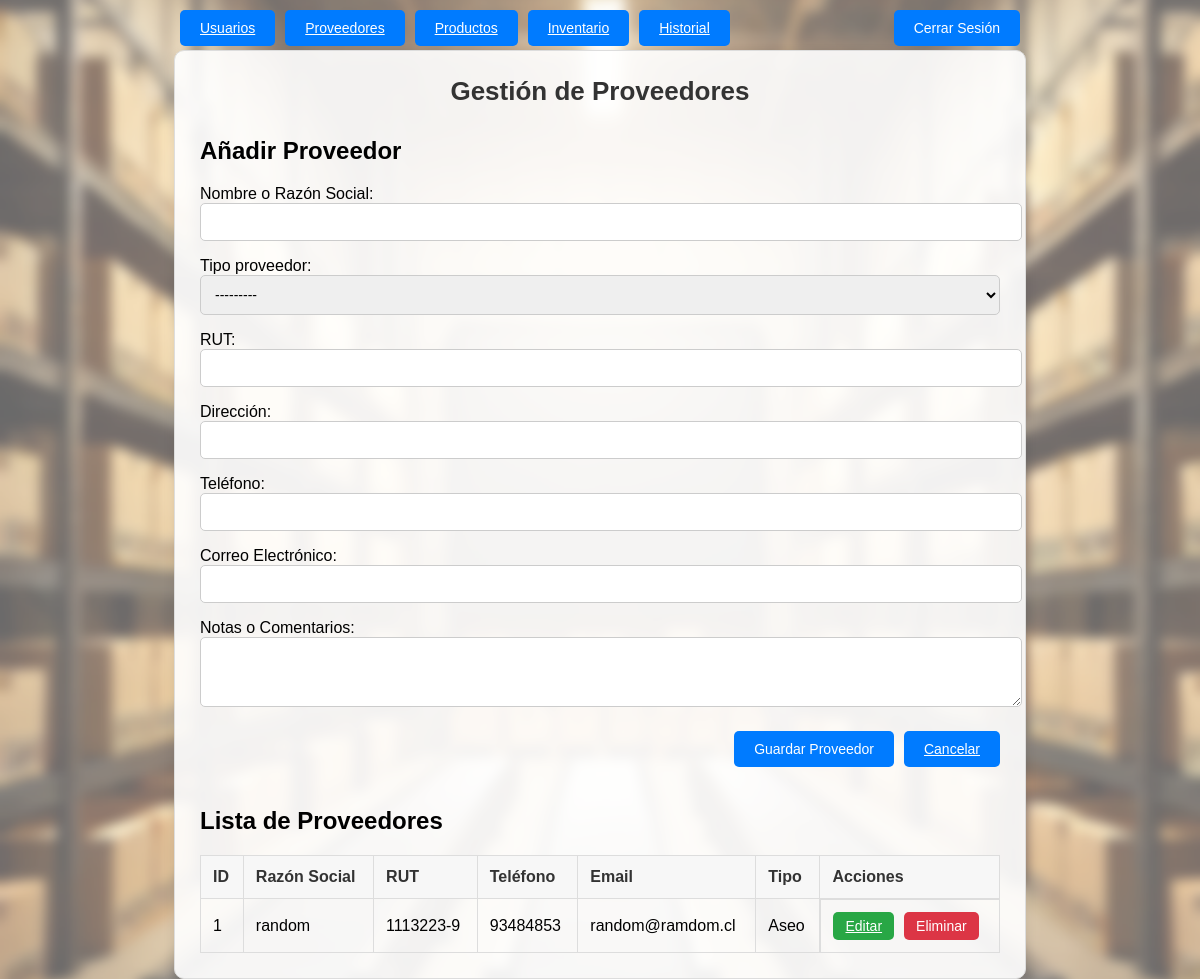
The app's page /proveedores/ (signed in) with its own data.
### proveedores/models.py (models this page shows, shortened)
class Proveedor(models.Model):
    nombre_razon_social = models.CharField(max_length=100, verbose_name="Nombre o Razón Social")
    class TipoProveedor(models.TextChoices):
        ASEO = 'Aseo', 'Aseo'
        DESPENSA = 'Despensa', 'Despensa'
        CONGELADOS = 'Congelados', 'Congelados'
        CUIDADO_PERSONAL = 'Cuidado Personal', 'Cuidado Personal'
    tipo_proveedor = models.CharField(
        max_length=16,
        choices=TipoProveedor.choices,
        blank=False,
    )
    rut = models.CharField(
        max_length=12,
        unique=True,
        verbose_name="RUT"
    )
    direccion = models.CharField(
        max_length=255,
        blank=True,
        null=True,
        verbose_name="Dirección"
    )
    telefono = models.CharField(
        max_length=15,
        blank=True,
        null=True,
        verbose_name="Teléfono"
    )
    email = models.EmailField(
        max_length=100,
        unique=True,
        blank=True,
        null=True,
        verbose_name="Correo Electrónico"
    )
    notas = models.TextField(
        blank=True,
        null=True,
        verbose_name="Notas o Comentarios"
    )
    creado_en = models.DateTimeField(
        auto_now_add=True,
        verbose_name="Fecha de Creación"
    )

### usuarios/decorators.py (the view)
    def _wrapped_view(request, *args, **kwargs):
        if not request.user.is_authenticated:
            return redirect('login')
        if request.user.rol == 'Administrador':
            return view_func(request, *args, **kwargs)
        else:
            raise PermissionDenied("No tienes permiso para acceder a esta página.")

### proveedores/forms.py
class ProveedorForm(forms.ModelForm):
    class Meta:
        model = Proveedor
        fields = ['nombre_razon_social', 'tipo_proveedor', 'rut', 'direccion', 'telefono', 'email', 'notas']
        widgets = {
            'nombre_razon_social': forms.TextInput(attrs={'class': 'form-control'}),
            'tipo_proveedor': forms.Select(attrs={'class': 'form-control'}),
            'rut': forms.TextInput(attrs={'class': 'form-control'}),
            'direccion': forms.TextInput(attrs={'class': 'form-control'}),
            'telefono': forms.TextInput(attrs={'class': 'form-control'}),
            'email': forms.EmailInput(attrs={'class': 'form-control'}),
            'notas': forms.Textarea(attrs={'class': 'form-control', 'rows': 3}),
        }

### proveedores/views.py (called while the page is built, shortened)
def gestionProveedores(request, proveedor_id=None):
    if proveedor_id:
        proveedor = get_object_or_404(Proveedor, id=proveedor_id)
        form = ProveedorForm(instance=proveedor)
    else:
        proveedor = None
        form = ProveedorForm()
    proveedores = Proveedor.objects.all()
    return render(request, 'proveedores/gestionProveedores.html', {
        'form': form,
        'proveedores': proveedores,
        'proveedor_id': proveedor_id,
    })

### proveedores/templates/proveedores/gestionProveedores.html (shortened to what this page needs)
<!DOCTYPE html>
<html lang="es">
<head>
    {% load static %}
    <link rel="stylesheet" href="{% static 'proveedores/styles.css' %}">
</head>
<body>
    <header style="display: flex; justify-content: space-between; align-items: center; padding: 10px; position: absolute;
        top: 0; width: 70%">
        <div style="display: flex; align-items: center;">
            <nav style="display: flex; gap: 10px;">
                {% if request.user.rol == "Administrador" %}
                  <a href="{% url 'gestionUsuarios' %}" class="button">Usuarios</a>
                  <a href="{% url 'gestionProveedores' %}" class="button">Proveedores</a>
                  <a href="{% url 'gestionProductos' %}" class="button">Productos</a>
                {% endif %}
                <a href="{% url 'gestionInventario' %}" class="button">Inventario</a>
                <a href="{% url 'historial' %}" class="button">Historial</a>
            </nav>
        </div>
        <form method="post" action="{% url 'logout' %}">
            <button type="submit" class="button delete">Cerrar Sesión</button>
        </form>
    </header>
    <div class="container">
        <h1>Gestión de Proveedores</h1>
        <div class="form-section">
            <h2>{% if proveedor_id %}Editar Proveedor{% else %}Añadir Proveedor{% endif %}</h2>
            <form method="post">
                {{ form.as_p }}
                <div class="button-container">
                    <button type="submit" class="button">
                        {% if proveedor_id %}Actualizar Proveedor{% else %}Guardar Proveedor{% endif %}
                    </button>
                    <a href="{% url 'gestionProveedores' %}" class="button delete">Cancelar</a>
                </div>
            </form>
        </div>
        <div class="table-container">
            <h2>Lista de Proveedores</h2>
            <table>
                <thead>
                    <tr>
                        <th>ID</th>
                        <th>Razón Social</th>
                        <th>RUT</th>
                        <th>Teléfono</th>
                        <th>Email</th>
                        <th>Tipo</th>
                        <th>Acciones</th>
                    </tr>
                </thead>
                <tbody>
                    {% for proveedor in proveedores %}
                    <tr>
                        <td>{{ proveedor.id }}</td>
                        <td>{{ proveedor.nombre_razon_social }}</td>
                        <td>{{ proveedor.rut }}</td>
                        <td>{{ proveedor.telefono }}</td>
                        <td>{{ proveedor.email }}</td>
                        <td>{{ proveedor.tipo_proveedor }}</td>
                        <td class="action-buttons">
                            <a href="{% url 'gestionProveedores' proveedor.id %}" class="button">Editar</a>
                            <form method="post" action="{% url 'eliminarProveedor' proveedor.id %}" style="display:inline;">
                                <button type="submit" class="button delete" onclick="return confirm('¿Estás seguro de eliminar este proveedor?');">Eliminar</button>
                            </form>
                        </td>
                    </tr>
                    {% endfor %}
                </tbody>
            </table>
        </div>
    </div>
</body>
</html>

### proveedores/static/proveedores/styles.css (style rules this page uses)
body { background-image: url("/static/proveedores/img/warehouse_blur_opacity.png"); background-size: cover; background-position: center; font-family: Arial, sans-serif; display: flex; justify-content: center; align-items: center; min-height: 100vh; margin: 0; }
.container { position: relative; border: 1px solid #ddd; border-radius: 10px; width: 90%; max-width: 800px; padding: 25px; background-color: rgba(255, 255, 255, 0.9); box-shadow: 0 4px 12px rgba(0, 0, 0, 0.1); top: 50px; }
.container h1 { text-align: center; font-size: 26px; margin-top: 0; margin-bottom: 20px; color: #333; }
.form-section { margin-top: 30px; }
.form-control { flex: 1; padding: 10px; border: 1px solid #ccc; border-radius: 5px; font-size: 14px; transition: border-color 0.3s ease; width: 100%; }
.button-container { display: flex; justify-content: flex-end; gap: 10px; margin-top: 20px; }
.button { padding: 10px 20px; background-color: #007bff; border: none; border-radius: 5px; font-size: 14px; color: #fff; cursor: pointer; transition: background-color 0.3s ease; }
.table-container { margin-top: 40px; }
table { width: 100%; border-collapse: collapse; margin-top: 20px; }
table th, table td { text-align: left; padding: 12px; border: 1px solid #ddd; }
table th { background-color: #f7f7f7; color: #333; }
.action-buttons { display: flex; gap: 10px; }
.action-buttons .button { padding: 6px 12px; font-size: 14px; background-color: #28a745; border: none; border-radius: 5px; color: #fff; cursor: pointer; transition: background-color 0.3s ease; }
.action-buttons .button.delete { background-color: #dc3545; }

### records on screen
Proveedor: id "1", nombre_razon_social "random", rut "1113223-9", telefono "93484853", email "random@ramdom.cl", tipo_proveedor "Aseo"
